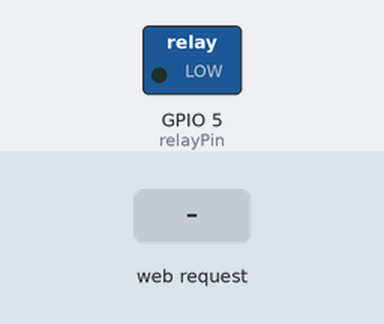
The sketch below on a simulated ESP32. Parts: switched loads named in the sketch (green lamp = pin HIGH). The test bench sets the inputs (shaded band). WiFi joins after 1.5 s; servers stay silent unless stated; what the sketch prints to the serial monitor is not drawn.

Above: at 3.2 s.
3.3 s: HTTP request GET /on received
At 4.4 s:
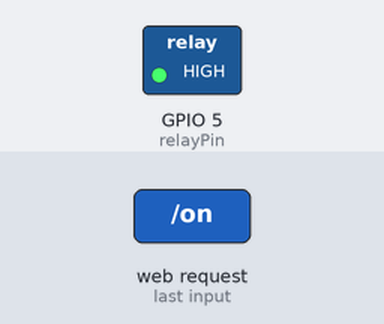
4.8 s: HTTP request GET /off received
At 5.6 s:
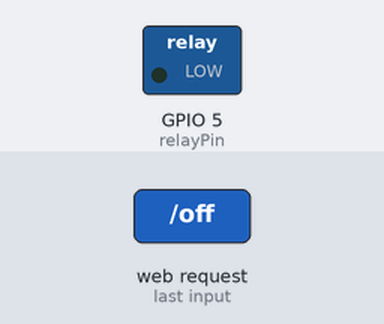
Timing chart, 0 to 7.8 s (numbered marks = the images above; inputs shaded):
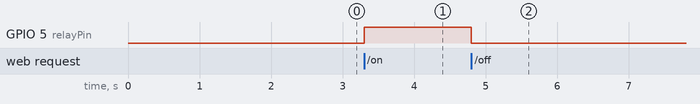

Measured:
- after the input at 3.3 s, GPIO 5 (relayPin): LOW → HIGH at once
- after the input at 4.8 s, GPIO 5 (relayPin): HIGH → LOW at once

The sketch:

esp32_fan_server.ino
```cpp
#include <WiFi.h>
#include <WebServer.h>

const char* ssid = "Your_SSID";
const char* password = "Your_PASSWORD";

WebServer server(80);

const int relayPin = 5;  // GPIO5

void handleOn() {
  digitalWrite(relayPin, HIGH);
  server.send(200, "text/plain", "Fan ON");
}

void handleOff() {
  digitalWrite(relayPin, LOW);
  server.send(200, "text/plain", "Fan OFF");
}

void setup() {
  Serial.begin(115200);
  pinMode(relayPin, OUTPUT);
  digitalWrite(relayPin, LOW);

  WiFi.begin(ssid, password);
  while (WiFi.status() != WL_CONNECTED) {
    delay(1000);
    Serial.println("Connecting...");
  }
  Serial.println("Connected to WiFi");
  Serial.println(WiFi.localIP());

  server.on("/on", handleOn);
  server.on("/off", handleOff);
  server.begin();
}

void loop() {
  server.handleClient();
}
```
